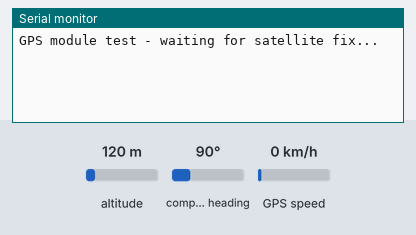
Bench run of a sketch on a simulated ESP32. Shown: the last lines printed to the serial monitor. Inputs (shaded band) come from the test bench; at power-on: altitude 120 m, GPS speed 0 km/h, compass heading 90°. The GPS gets a fix after 3 s at 37.7749, -122.4194 with 8 satellites.

Above: at 1.2 s.
1.3 s: altitude set to 20 m
At 3.8 s:
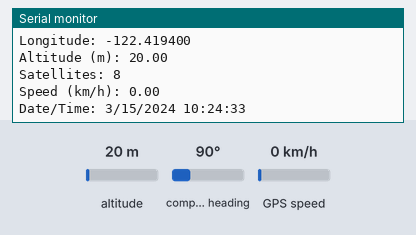
4.5 s: GPS speed set to 2 km/h
At 5.7 s:
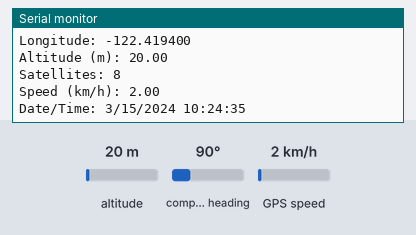
6.0 s: altitude set to 250 m
At 6.5 s:
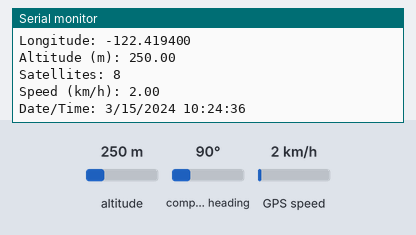
Timing chart, 0 to 9.0 s (numbered marks = the images above; inputs shaded):
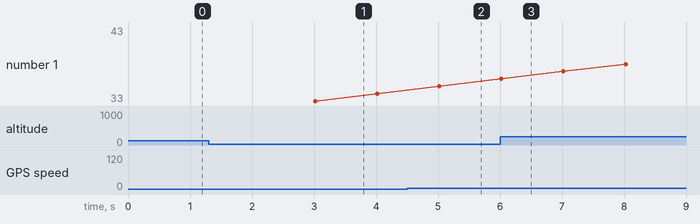

The sketch:

NEO6M_Reader.ino
```cpp
#include <TinyGPS++.h>
#include <HardwareSerial.h>

TinyGPSPlus gps;
HardwareSerial gpsSerial(2); // use UART2

void setup() {
  Serial.begin(115200);
  gpsSerial.begin(9600, SERIAL_8N1, 16, 17); // RX=16, TX=17

  Serial.println("GPS module test - waiting for satellite fix...");
}

void loop() {
  while (gpsSerial.available() > 0) {
    gps.encode(gpsSerial.read());
  }

  if (gps.location.isUpdated()) {
    Serial.print("Latitude: ");
    Serial.println(gps.location.lat(), 6);
    Serial.print("Longitude: ");
    Serial.println(gps.location.lng(), 6);
    Serial.print("Altitude (m): ");
    Serial.println(gps.altitude.meters());
    Serial.print("Satellites: ");
    Serial.println(gps.satellites.value());
    Serial.print("Speed (km/h): ");
    Serial.println(gps.speed.kmph());

    Serial.print("Date/Time: ");
    Serial.print(gps.date.month()); Serial.print("/");
    Serial.print(gps.date.day()); Serial.print("/");
    Serial.print(gps.date.year()); Serial.print(" ");
    Serial.print(gps.time.hour()); Serial.print(":");
    Serial.print(gps.time.minute()); Serial.print(":");
    Serial.println(gps.time.second());

    Serial.println();
  }

  // Detect if no data at all is coming through (wiring issue)
  if (millis() > 5000 && gps.charsProcessed() < 10) {
    Serial.println("No GPS data received: check wiring");
    while (true);
  }
}
```

Measured:
- after the input at 1.3 s, the serial monitor: prints a new line after 1.7 s (image 1)
- after the input at 4.5 s, the serial monitor: prints a new line after 0.52 s (image 2)
- after the input at 6.0 s, the serial monitor: prints a new line at once (image 3)
